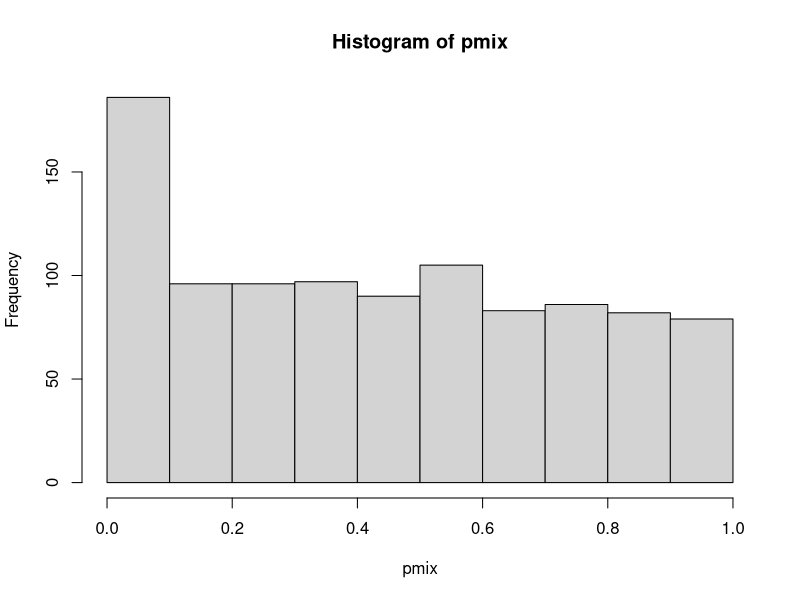
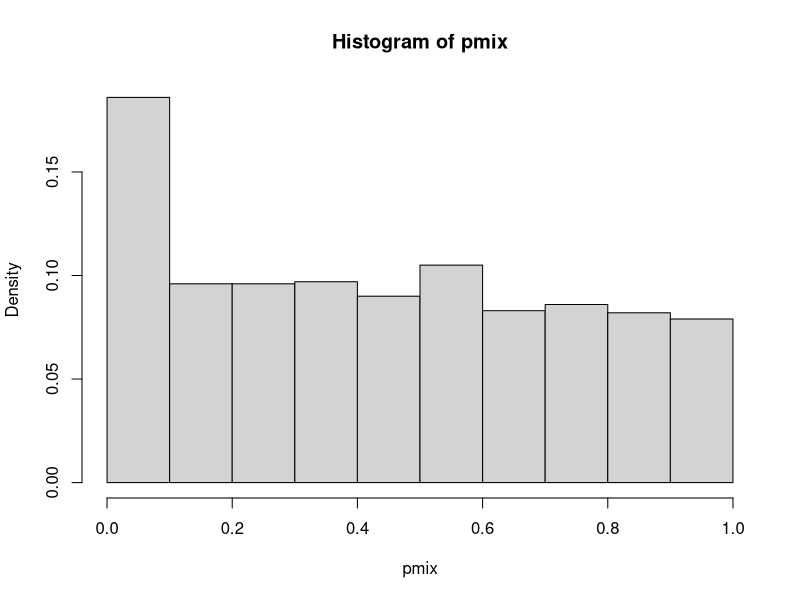
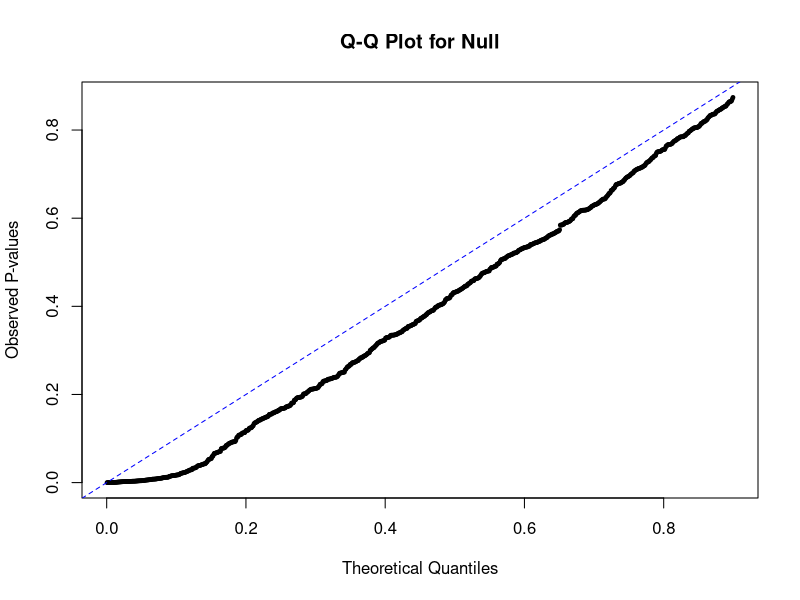
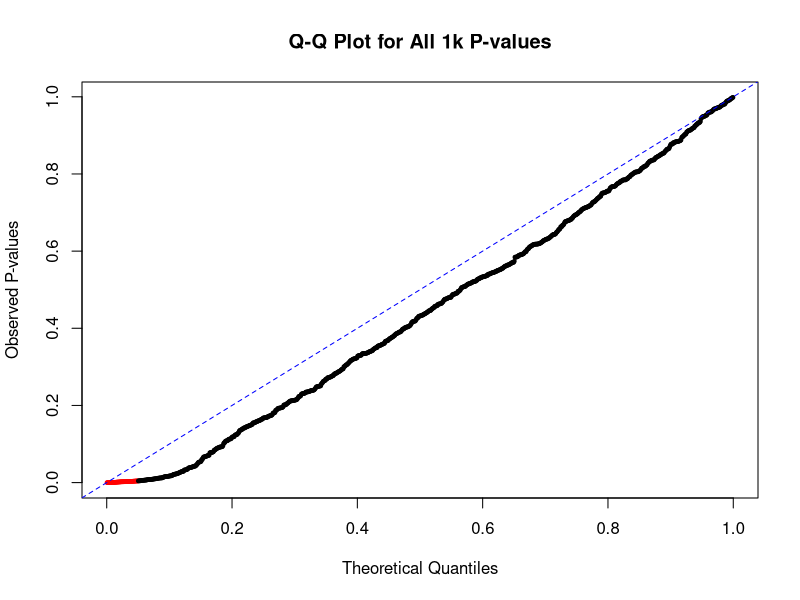
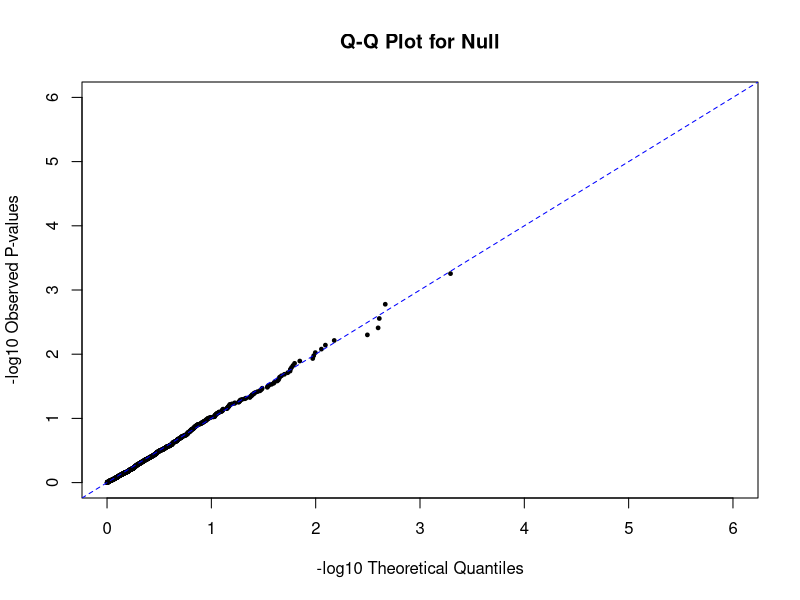
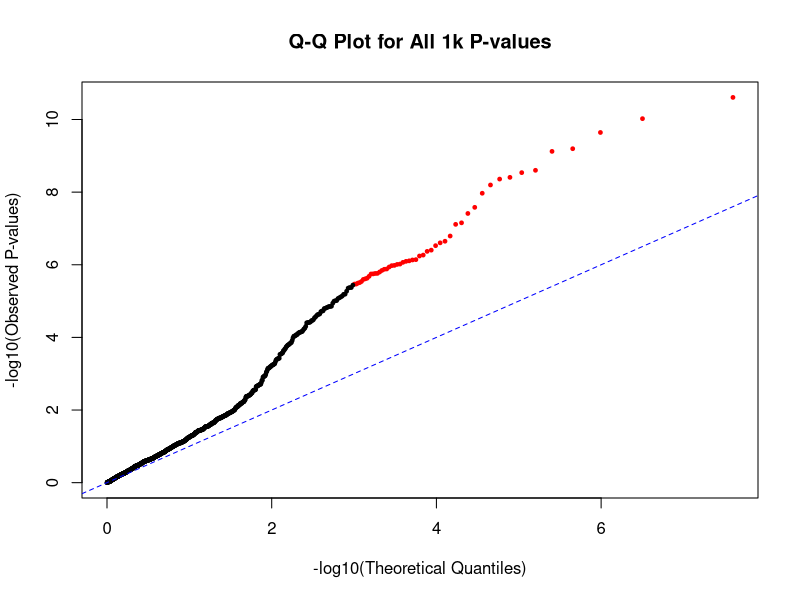

Recreate these plots in R, in order.
## ---- chunk 1
#read in the HW file
pmix <- scan(file = "pmix.txt")

#histogram of data displayed as proportions
pmix.hist <- hist(pmix)
pmix.hist$density <- pmix.hist$counts / sum(pmix.hist$counts)
plot(pmix.hist, freq = F)

## ---- chunk 2
#generate even points from 0 to 1
x <- ppoints(1000)
x <- sort(x)

#sort the txt file points
y <- pmix[order(pmix)]

#plotting the null points (900)
plot(x[1:900], y[1:900], main = "Q-Q Plot for Null",
     xlab = "Theoretical Quantiles", ylab = "Observed P-values", pch = 19, cex = 0.5)+
abline(0, 1, col = "blue", lty = 2)

# Plot for the whole set of 1,000 p-values
plot(x, y, col=ifelse(x<=0.05, "red", "black"), main = "Q-Q Plot for All 1k P-values",
     xlab = "Theoretical Quantiles", ylab = "Observed P-values", pch = 19, cex = 0.5)+
abline(0, 1, col = "blue", lty = 2)

## ---- chunk 3
# seperate and sort the null points 
non.null <- pmix[1:100]
null.p <- pmix[101:1000]

non.null <- sort(non.null)
null.p <- sort(null.p)

trans.non.null <- -log10(non.null)
trans.null.p <- -log10(null.p)

ppx <- ppoints(900)
ppx <- -log10(ppx)

# plot the null with the transformed points 

plot(trans.null.p, ppx, main = "Q-Q Plot for Null",
     xlab = "-log10 Theoretical Quantiles", ylab = "-log10 Observed P-values", pch = 19, cex = 0.5, xlim = c(0,6), ylim = c(0,6))+
abline(0, 1, col = "blue", lty = 2)
  
# log10 transformation
x_transformed <- -log(x)
y_transformed <- -log(y)

# plot the null with the transformed points

#  plot all 1k points with transformed points 
plot(x_transformed, y_transformed, col=ifelse(x<=0.05, "red", "black"), 
     main = "Q-Q Plot for All 1k P-values",
     xlab = "-log10(Theoretical Quantiles)", ylab = "-log10(Observed P-values)", 
     pch = 19, cex = 0.5)+
abline(0, 1, col = "blue", lty = 2)



## ---- chunk 4

TP <- 100

FP <- 45

FN <- 0

TN <- sum(pmix>=0.05)

# MCC Math 

top <- (TP*TN)-(FP*FN)

srt <- (TP+FP)*(TP+FN)*(TN+FP)*(TN+FN)

bottom <- sqrt(srt)

top/bottom

## ---- chunk 5
# BF correction 
bon.f.pvals <- p.adjust(pmix, method = "bonferroni")

corrected.TP <- sum(bon.f.pvals <=0.05)
corrected.TN <- sum(bon.f.pvals >= 0.05) 
corrected.FP <- 100 - corrected.TP 
corrected.FN <- 100 - corrected.TP

cat("The corrected values are:", "TP =", corrected.TP, ", TN =", corrected.TN, ",FP =", corrected.FP, "FN = ", corrected.FN) 

top <- (corrected.TP*corrected.TN) - (corrected.FP*corrected.FN)

bottom <- (corrected.TP+corrected.FP)*(corrected.TP+corrected.FN)*(corrected.TN+corrected.FP)+(corrected.TN+corrected.FN)

top/(sqrt(bottom))

## ---- chunk 6

fdr.p.vals <- p.adjust(pmix, method = "fdr")

sig.fdr.tp <- sum(fdr.p.vals <= 0.05)
sig.fdr.fn <-  100 - sig.fdr.tp
sig.fdr.tn <- 900 - sig.fdr.fn
sig.fdr.fp <- 100 - sig.fdr.tp



cat("The corrected values are confusion matrix is :", "TP =", sig.fdr.tp, ", TN =", sig.fdr.tn, ",FP =", sig.fdr.fp, "FN = ", sig.fdr.fn) 




top.fdr <- (sig.fdr.tp*sig.fdr.tn)-(sig.fdr.fn*sig.fdr.fp)

bottom.fdr <- (sig.fdr.tp+sig.fdr.fp)*(sig.fdr.tp+sig.fdr.fn)*(sig.fdr.tn+sig.fdr.fp)*(sig.fdr.tn+sig.fdr.fn)

top.fdr/(sqrt(bottom.fdr))


